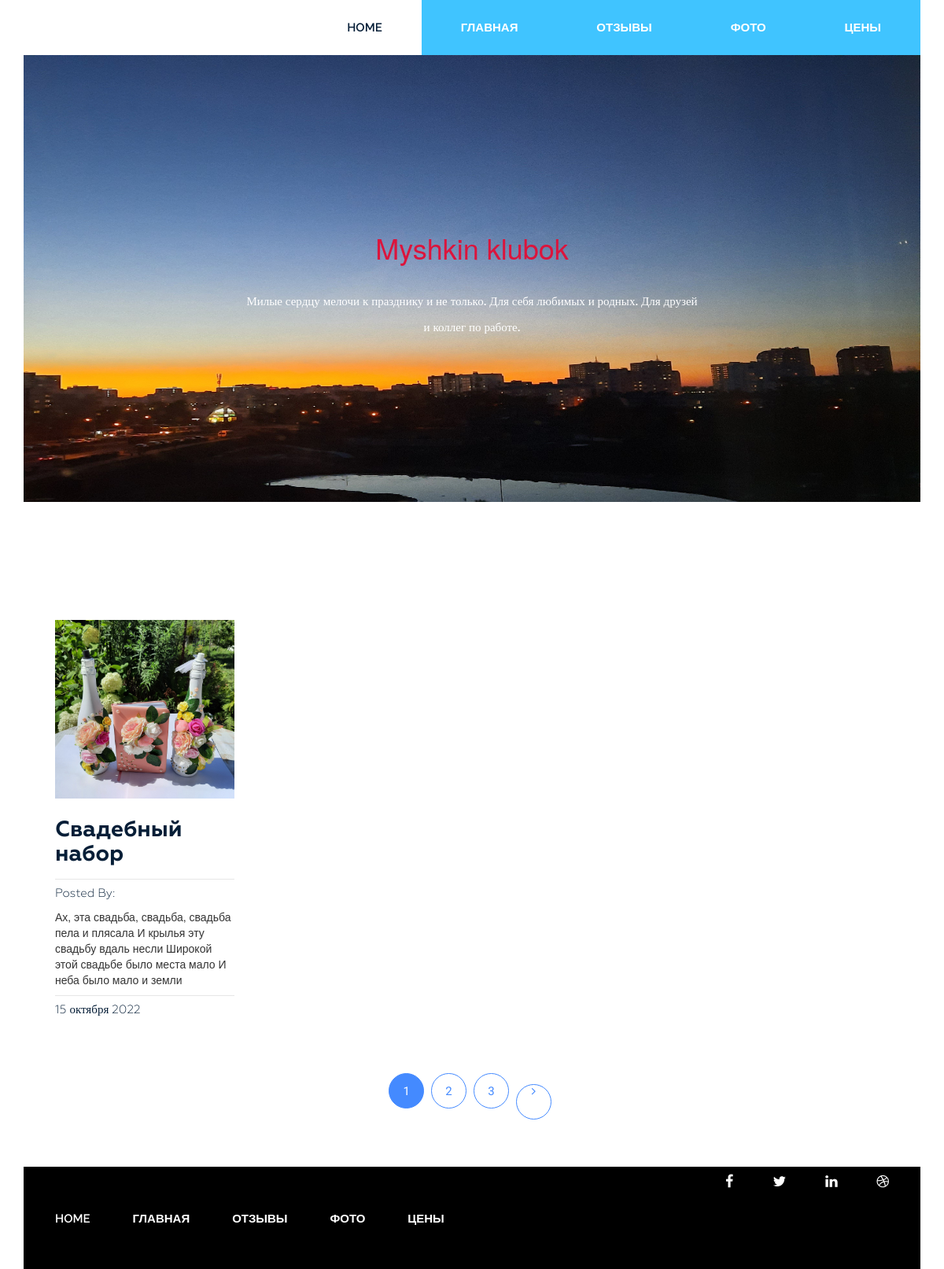
The app's page /category/glavnaya/ with its own data.
### siteKlubok/models.py (models this page shows, shortened)
class Category(models.Model):
    title = models.CharField(max_length=255, blank=True)
    slug = models.SlugField(max_length=255, verbose_name='Url', unique=True, blank=True)
    def __str__(self):
        return self.title
    class Meta:
        verbose_name = 'Категория(ю)'
        verbose_name_plural = 'Категории'
        ordering = ['title']

class Post(models.Model):
    title = models.CharField(max_length=255, verbose_name="Название")
    slug = models.SlugField(max_length=255, verbose_name='Url', unique=True, blank=True)
    author = models.CharField(max_length=50, blank=True)
    content = models.TextField(blank=True)
    create_ad = models.DateTimeField(auto_now_add=True, verbose_name='Опубликовано')
    photo = models.ImageField(upload_to='photos/%Y/%m/%d', blank=True)
    views = models.IntegerField(default=0, verbose_name='Количество просмотров')
    category = models.ForeignKey(Category, on_delete=models.PROTECT, related_name='posts', verbose_name="Категория")
    tags = models.ManyToManyField(Tag, blank=True, related_name='posts')
    class Meta:
        verbose_name = 'Статья'
        verbose_name_plural = 'Статьи'
        ordering = ['-create_ad']

### siteKlubok/views.py (the view)
# urls.py: path('category/<str:slug>/', PostsByCategory.as_view(), name='category'),
class PostsByCategory(ListView):
    template_name = 'siteKlubok/index.html'
    context_object_name = 'posts'
    paginate_by = 1
    allow_empty = False
    def get_queryset(self):
        return Post.objects.filter(category__slug=self.kwargs['slug'])
    def get_context_data(self, *, object_list=None, **kwargs):
        context = super().get_context_data(**kwargs)
        context['title'] = Category.objects.get(slug=self.kwargs['slug'])
        return context

### siteKlubok/templatetags/menu.py (called while the page is built)
@register.inclusion_tag('siteKlubok/menu_tpl.html')
def show_menu(menu_class='menu'):
    categories = Category.objects.all()
    return {'categories': categories, 'menu_class': menu_class}

### siteKlubok/templates/siteKlubok/index.html (shortened to what this page needs)
{% extends 'base.html' %}
{% load static %}
{% block content %}
<section class="bg-text-area">
           <div class="container">
                <div class="row">
                    <div class="col-md-12">
                        <div class="bg-text">
                            <span style="color: crimson">
                                <h1 align="center">Myshkin klubok</h1>
                                <span style="color: coral;">
                                <b><p align="center">Милые сердцу мелочи к празднику и не только. Для себя любимых и родных. Для друзей и коллег по работе.</p></b>
                                </span>
                            </span>
                        </div>
                    </div>
                </div>
            </div>
</section>
<section class="blog-post-area">
            <div class="container">
                <div class="row">
                    <div class="blog-post-area-style">
                            {% for post in posts %}
                            <div class="col-md-3">
                                <div class="single-post">
                                    {% if post.photo %}
                                    <img src="{{ post.photo.url }}" alt="{{ post.title }}">
                                    {% else %}
                                    <img src="htpps://picsum.photos/id/1060/300/201/?blur=2" alt="{{ post.title }}">
                                    {% endif %}
                                    <h3><a href="{{ post.get_absolute_url }}">{{ post.title }}</a></h3>
                                    <h4><span>Posted By: </span>
                                    </h4>
                                    {{ post.content|truncatewords_html:200|safe }}
                                    <h4><span>{{ post.create_ad|date:"j E Y" }}</span></h4>
                                </div>
                            </div>
                            {% endfor %}
                    </div>
                </div>
            </div>
            {% if page_obj.has_other_pages %}
            <div class="pegination">
                <div class="nav-links">
                    {% for p in page_obj.paginator.page_range %}
                        {% if page_obj.number == p %}
                        <span class="page-numbers current">{{ p }}</span>
                        {% elif p > page_obj.number|add:-3 and p < page_obj.number|add:3 %}
                        <a class="page-numbers" href="?page={{ p }}">{{ p }}</a>
                        {% endif %}
                    {% endfor %}
                    {% if page_obj.has_next %}
                    <a class="page-numbers" href="?page = {{ page_obj.next_page_number }}"><i class="fa fa-angle-right" aria-hidden="true"></i></a>
                    {% endif %}
                </div>
            </div>
            {% endif %}
        </section>
{% endblock %}

### templates/base.html (shortened to what this page needs)
{% load static %}
{% load cache %}
<html lang="ru">
<head>
    <link rel="stylesheet" href="{% static 'css/bootstrap.css' %}">
    <link rel="stylesheet" href="{% static 'css/font-awesome.min.css' %}">
    <link rel="stylesheet" href="{% static 'css/owl.carousel.min.css' %}">
    <link rel="stylesheet" href="{% static 'css/owl.theme.default.min.css' %}">
    <link rel="stylesheet" href="{% static 'style.css' %}">
    <link rel="stylesheet" href="{% static 'responsive.css' %}">
</head>
<body>
    <div class="wrapper">
        {% cache 20 header %}
        {% include 'inc/_header.html' %}
        {% endcache %}
        {% block content %}{% endblock %}
        {% cache 20 footer %}
        {% include 'inc/_footer.html' %}
        {% endcache %}
    </div>
</body>
</html>

### templates/inc/_header.html (shortened to what this page needs)
{% load menu %}
{% load static %}
<header class="header">
            <div class="container">
                <div class="row">
                    <div class="col-md-10">
                        {% show_menu %}
                    </div>
                </div>
            </div>
 </header>

### siteKlubok/templates/siteKlubok/menu_tpl.html
<div class="{{ menu_class }}">
    <ul>
        <li><a href="{% url 'home' %}">Home</a></li>
        {% for item in categories %}
        <li><a href="{{ item.get_absolute_url }}">{{ item.title }}</a></li>
        {% endfor%}
    </ul>
</div>

### templates/inc/_footer.html
{% load menu %}
{% load static %}
<footer class="footer">
            <div class="container">
                <div class="row">
                    <div class="col-md-12">
                        <div class="footer-bg">
                            <div class="row">
                                <div class="col-md-9">
                                    {% show_menu 'footer-menu' %}
                                </div>
                                <div class="col-md-3">
                                    <div class="footer-icon">
                                        <p><a href="#"><i class="fa fa-facebook" aria-hidden="true"></i></a><a href="#"><i class="fa fa-twitter" aria-hidden="true"></i></a><a href="#"><i class="fa fa-linkedin" aria-hidden="true"></i></a><a href="#"><i class="fa fa-dribbble" aria-hidden="true"></i></a></p>
                                    </div>
                                </div>
                            </div>
                        </div>
                    </div>
                </div>
            </div>
</footer>

### klubok/static/style.css (style rules this page uses)
.wrapper header.header .menu { margin: 0 }
.wrapper header.header .menu ul { float: right; margin: 0; padding: 0; margin-right: 4px; }
.wrapper header.header .menu ul li { display: inline-block; list-style: outside none none; margin: 0 -4px 0 0; }
.wrapper header.header .menu ul li a { color: rgb(6, 30, 55); font-family: "Raleway", sans-serif; font-size: 15px; font-weight: 600; line-height: 70px; padding: 26px 50px; text-decoration: none; text-transform: uppercase; }
.wrapper header.header .menu ul li.active a { background: #40c4ff; color: #fff; }
.wrapper section.bg-text-area .bg-text { background-image: url(img/bg-iamges.jpg); background-size: 100% 100%; padding: 205px 280px; }
.wrapper section.bg-text-area .bg-text p { color: #fff; font-family: Geometria; font-size: 15px; font-weight: 500; line-height: 33px; margin: 32px 0 0; text-align: center; }
section.blog-post-area { margin-top: 50px; }
section.blog-post-area img { width: 100%; }
section.blog-post-area .single-post { padding-right: 20px; margin: 100px 0px 0px; }
section.blog-post-area h4 span { font-family: Geometria; font-weight: 400; font-size: 15px; color: #061e37; text-decoration: none; }
.blog-post-area .single-post h3 a { font-family: Geometria; font-size: 28px; font-weight: 700; text-decoration: none; color: #061e37; }
.blog-post-area .single-post h4 { margin-bottom: 12px; padding-top: 10px; position: relative; }
.blog-post-area .single-post h4::before { background: #e6e6e6 none repeat scroll 0 0; content: ""; height: 1px; position: absolute; top: 0; width: 100%; }
.blog-post-area .single-post h3 { margin: 25px 0 15px; }
.blog-post-area .pegination { margin-top: 60px; margin-bottom: 60px; }
.blog-post-area .pegination .nav-links { margin: 0; padding: 0; text-align: center; }
.blog-post-area .pegination .nav-links .page-numbers { border: 1px solid #448aff; border-radius: 50%; color: #448aff; display: inline-block; font-family: "Roboto", sans-serif; font-size: 15px; font-weight: 400; height: 45px; line-height: 45px; list-style: outside none none; margin-right: 5px; text-align: center; width: 45px; }
.blog-post-area .blog-post-area-style { margin: 0 20px 0 40px; }
.blog-post-area .pegination .nav-links .page-numbers.current { background: #448aff; color: #fff; }
.blog-post-area .pegination .nav-links a { text-decoration: none; }
.wrapper footer.footer { height: 130px; }
.wrapper footer .footer-bg { background: #000 none repeat scroll 0 0; height: 130px; overflow: hidden; }
.wrapper footer.footer .footer-menu { margin: 0 }
.wrapper footer.footer .footer-menu ul { line-height: 130px; margin: 0; padding: 0; }
.wrapper footer.footer .footer-menu ul li { display: inline; list-style: outside none none; margin: 0; padding: 30px 0px; }
.wrapper footer.footer .footer-menu ul li a { color: #fff; font-family: "Raleway", sans-serif; font-size: 15px; font-weight: 600; line-height: 70px; margin-left: 40px; padding: 26px 10px 26px 0; text-decoration: none; text-transform: uppercase; }
.wrapper footer.footer .footer-icon p { float: right; line-height: 130px; }
.wrapper footer.footer .footer-icon p i { color: #fff; font-size: 18px; margin-right: 30px; padding: 10px; }

### records on screen
Category: title "ГЛАВНАЯ"
Category: title "ОТЗЫВЫ"
Category: title "ФОТО"
Category: title "ЦЕНЫ"
Post: photo (picture), title "Свадебный набор", content "Ах, эта свадьба, свадьба, свадьба пела и плясала И крылья эту свадьбу вдаль несли Широкой этой свадьбе было места мало И неба было мало и земли", create_ad "15 октября 2022"

### other values on screen
{{ p }} "1"
{{ p }} "2" "3"
